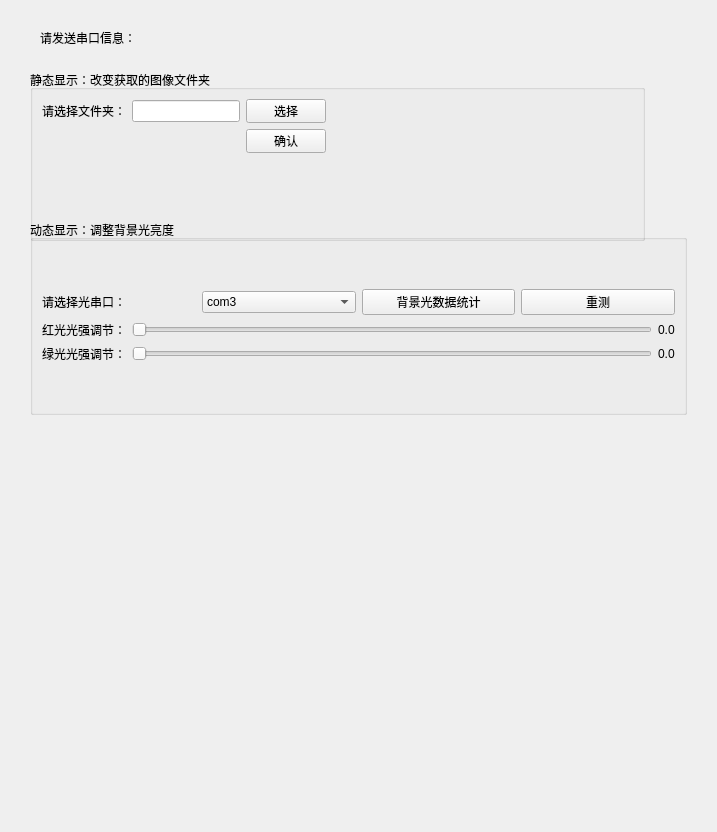
<?xml version="1.0" encoding="UTF-8"?>
<ui version="4.0">
 <class>Form</class>
 <widget class="QWidget" name="Form">
  <property name="geometry">
   <rect>
    <x>0</x>
    <y>0</y>
    <width>717</width>
    <height>832</height>
   </rect>
  </property>
  <property name="windowTitle">
   <string>Form</string>
  </property>
  <widget class="QLabel" name="textline">
   <property name="geometry">
    <rect>
     <x>40</x>
     <y>30</y>
     <width>96</width>
     <height>16</height>
    </rect>
   </property>
   <property name="text">
    <string>请发送串口信息：</string>
   </property>
  </widget>
  <widget class="QGroupBox" name="groupBox">
   <property name="geometry">
    <rect>
     <x>30</x>
     <y>70</y>
     <width>615</width>
     <height>171</height>
    </rect>
   </property>
   <property name="title">
    <string>静态显示：改变获取的图像文件夹</string>
   </property>
   <layout class="QFormLayout" name="formLayout">
    <item row="0" column="0">
     <layout class="QGridLayout" name="gridLayout_4">
      <item row="0" column="0">
       <widget class="QLabel" name="label">
        <property name="text">
         <string>请选择文件夹：</string>
        </property>
       </widget>
      </item>
      <item row="1" column="2">
       <widget class="QPushButton" name="okButton">
        <property name="text">
         <string>确认</string>
        </property>
       </widget>
      </item>
      <item row="0" column="2">
       <widget class="QPushButton" name="loadButton">
        <property name="text">
         <string>选择</string>
        </property>
       </widget>
      </item>
      <item row="0" column="1">
       <widget class="QLineEdit" name="inputLine"/>
      </item>
     </layout>
    </item>
   </layout>
  </widget>
  <widget class="QGroupBox" name="groupBox_4">
   <property name="geometry">
    <rect>
     <x>30</x>
     <y>220</y>
     <width>657</width>
     <height>195</height>
    </rect>
   </property>
   <property name="title">
    <string>动态显示：调整背景光亮度</string>
   </property>
   <layout class="QGridLayout" name="gridLayout_3">
    <item row="0" column="0">
     <layout class="QVBoxLayout" name="verticalLayout">
      <item>
       <layout class="QGridLayout" name="gridLayout_2">
        <item row="0" column="0">
         <widget class="QLabel" name="choose_light">
          <property name="text">
           <string>请选择光串口：</string>
          </property>
         </widget>
        </item>
        <item row="0" column="1">
         <widget class="QComboBox" name="port">
          <item>
           <property name="text">
            <string>com3</string>
           </property>
          </item>
          <item>
           <property name="text">
            <string>com1</string>
           </property>
          </item>
          <item>
           <property name="text">
            <string>com2</string>
           </property>
          </item>
          <item>
           <property name="text">
            <string>com4</string>
           </property>
          </item>
          <item>
           <property name="text">
            <string>com5</string>
           </property>
          </item>
          <item>
           <property name="text">
            <string>com6</string>
           </property>
          </item>
          <item>
           <property name="text">
            <string>com7</string>
           </property>
          </item>
          <item>
           <property name="text">
            <string>com8</string>
           </property>
          </item>
          <item>
           <property name="text">
            <string>com9</string>
           </property>
          </item>
          <item>
           <property name="text">
            <string>com10</string>
           </property>
          </item>
          <item>
           <property name="text">
            <string>com11</string>
           </property>
          </item>
          <item>
           <property name="text">
            <string>com12</string>
           </property>
          </item>
          <item>
           <property name="text">
            <string>com13</string>
           </property>
          </item>
          <item>
           <property name="text">
            <string>com14</string>
           </property>
          </item>
          <item>
           <property name="text">
            <string>com15</string>
           </property>
          </item>
          <item>
           <property name="text">
            <string>com16</string>
           </property>
          </item>
         </widget>
        </item>
        <item row="0" column="2">
         <widget class="QPushButton" name="light_collect">
          <property name="text">
           <string>背景光数据统计</string>
          </property>
         </widget>
        </item>
        <item row="0" column="3">
         <widget class="QPushButton" name="reset">
          <property name="text">
           <string>重测</string>
          </property>
         </widget>
        </item>
       </layout>
      </item>
      <item>
       <layout class="QGridLayout" name="gridLayout">
        <item row="0" column="0">
         <widget class="QLabel" name="change_red">
          <property name="text">
           <string>红光光强调节：</string>
          </property>
         </widget>
        </item>
        <item row="0" column="1">
         <widget class="QSlider" name="red_Slider">
          <property name="maximum">
           <number>1200</number>
          </property>
          <property name="orientation">
           <enum>Qt::Horizontal</enum>
          </property>
         </widget>
        </item>
        <item row="0" column="2">
         <widget class="QLabel" name="red_light">
          <property name="text">
           <string>0.0</string>
          </property>
         </widget>
        </item>
        <item row="1" column="0">
         <widget class="QLabel" name="change_green">
          <property name="text">
           <string>绿光光强调节：</string>
          </property>
         </widget>
        </item>
        <item row="1" column="1">
         <widget class="QSlider" name="green_Slider">
          <property name="maximum">
           <number>3000</number>
          </property>
          <property name="orientation">
           <enum>Qt::Horizontal</enum>
          </property>
         </widget>
        </item>
        <item row="1" column="2">
         <widget class="QLabel" name="green_light">
          <property name="text">
           <string>0.0</string>
          </property>
         </widget>
        </item>
       </layout>
      </item>
     </layout>
    </item>
   </layout>
  </widget>
 </widget>
 <resources/>
 <connections/>
</ui>
